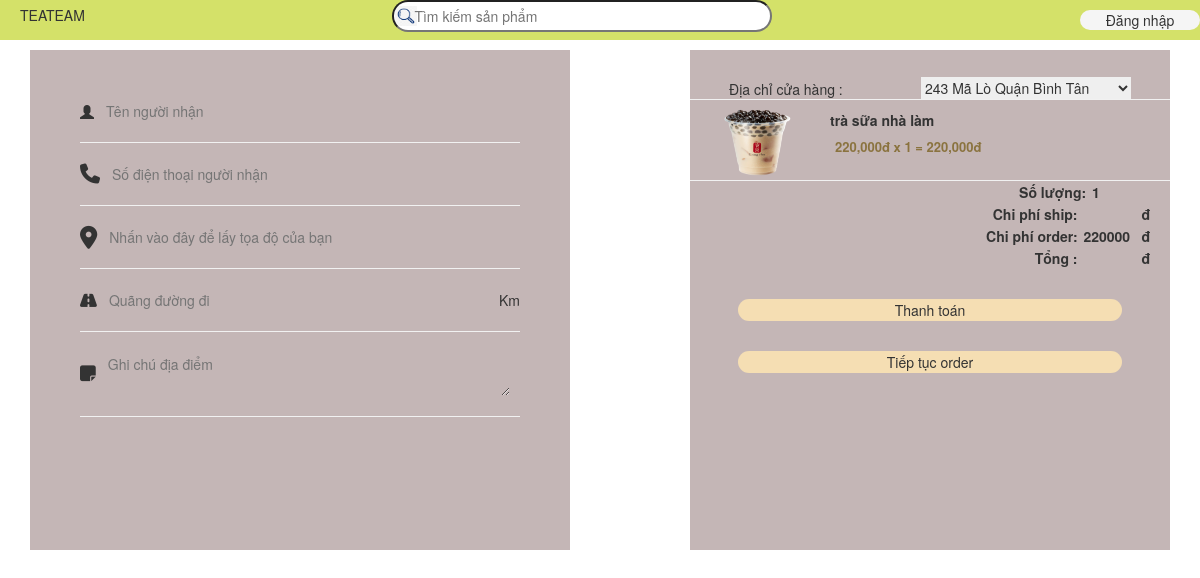
The app's page /pages/order/checkdon.php with its own data.
### tables this page shows
CREATE TABLE `datmon` (
  `id_datmon` int(11) NOT NULL,
  `tenmon` varchar(50) NOT NULL,
  `loaimon` varchar(50) NOT NULL,
  `toppingmon` varchar(100) NOT NULL,
  `soluongmon` int(10) NOT NULL,
  `giamon` int(10) NOT NULL,
  `giagoc` int(10) NOT NULL,
  `hinhanhdatmon` varchar(100) NOT NULL
);

### pages/order/checkdon.php (the view, shortened to what this page needs)
<html>
<head>
<link rel="stylesheet" type ="text/css" href="style1.css">
<link rel="stylesheet"href="https://maxcdn.bootstrapcdn.com/bootstrap/3.3.7/css/bootstrap.min.css">
<link rel="stylesheet" href="https://cdnjs.cloudflare.com/ajax/libs/font-awesome/4.7.0/css/font-awesome.min.css">
</head>
<header class="sroll" >
		<div class="icon" onclick="location.href='../trangchu.php';"> <p>TEATEAM</p></div>
		<div class="find">
			<form action="order.php" method="GET">
			<input type="text" name="find" placeholder="Tìm kiếm sản phẩm" class="find-c">
				</form>
		</div>
		<?php
		if (isset($_SESSION['hoten'])){
		 ?>
		 <form action="thoat.php" method="POST">
		 <p class="">
		 	<?php
		echo "Xin chao " ?><i class='fas fa-address-book' style='font-size:24px'></i> <a href="thongtintaikhoan.php" ><?php echo $_SESSION['hoten'] ?> </a>
				<button type="submit" name="xoa" onclick="dangxuat()" class="button">Log out</button>
			</p>
		</form>
			<?php
					}
		else { ?>
		<div class="login1"  id="sub">
			Đăng nhập
</div>
	<?php } ?>
</header>
<body>
</body>
    <form method="POST">
	<div class="form-end">
		<div class="form-donhang">
			<div class="input-form">
				<i class="glyphicon glyphicon-user"></i><input type="text" name="" class="input-bill" placeholder="Tên người nhận" id="tennguoinhan">
			</div>
			<div class="input-form">
				<i class="fa fa-phone" style="font-size:20px"></i><input type="text" name="" class="input-bill" placeholder="Số điện thoại người nhận" id="sdtnguoinhan">
			</div>
  <div class="input-form">
  	<i class="fa fa-map-marker" style="font-size:23px"></i><input id="geo2" name="geo2" class="input-bill" onclick="getLocation()" type="text" placeholder="Nhấn vào đây để lấy tọa độ của bạn">
  </div>
  	<div class="input-form">
		<i class="fa fa-road" style="font-size:15px"></i><input type="text" id="dis" class="input-bill" placeholder="Quãng đường đi">Km
		</div>
		<div class="input-form">
			<i class="fa fa-sticky-note" style="font-size:18px"></i><textarea id="test" class="input-bill" placeholder="Ghi chú địa điểm"></textarea>
		</div>
	</div>
	<div class="bill-donhang">
			<div class="cuahang" >
				<div class="textcuahang">
					Địa chỉ cửa hàng :
				</div>
				<div class="choncuahang">
					 <select id="mySelect" class="form-select" onclick="myFunction()">
								<option>243 Mã Lò Quận Bình Tân</option>
   								 </select>
				</div>
			</div>
      <?php
        include "connect.php";
    $sql_lietke= "SELECT * FROM datmon ";
    $query_lietke= mysqli_query($mysqli,$sql_lietke);
    $soluong=0;
    $giatien=0;
while($row=mysqli_fetch_array($query_lietke))
{
$soluong+=$row['soluongmon'];
$giatien+=$row['giamon'];
      ?>
			<div class="thongke-order">
				  <div class="productorder">
            <div class="hinhanh-product">
         <img src="../../admincp/modules/quanlysanpham/hinhanh/<?php echo $row['hinhanhdatmon'] ?>">
            </div>
            <div class="thongtin-product">
               <div class="ten-product"> <?php echo $row['tenmon'] ?></div>
                <div class="gia-product"> <?php echo number_format($row['giagoc']); echo "đ  x  "; echo $row['soluongmon']; echo "  =  "; echo number_format($row['giamon']); echo "đ";  ?> </div>
            </div>
          </div>
			</div>
			<div>
<?php }?>
      <div  class="thongke-tien">
            <div class="thongke-gia">
                     Số lượng: <input type="text" name="soluong" id="soluong" value="<?php echo $soluong ?>" class="input-ship">
            </div>
              <div class="thongke-gia">
                     Chi phí ship: <input type="text" name="ship" id="ship" value="" class="input-ship">đ
         </div>
           <div class="thongke-gia">
           Chi phí order: <input type="text" name="order" id="order" value="<?php echo $giatien ?>" class="input-ship">đ
            </div>
  <div class="thongke-gia">
            Tổng :  <input type="text" name="tongtien" id="tongtien" value="" class="input-ship">đ
            </div>
      	</div>
        <div class="btn-end">
          <input type="button" name="submitend" id="submitend" value="Thanh toán">
          <input type="button" name="tieptucmua" id="tieptucmua" value="Tiếp tục order">
        </div>
			</div>
	</div>
	</div>
  </form>
</body>
</html>
</body>

### pages/order/style1.css (style rules this page uses)
body { font-family: Barlow; }
header.sroll { background-color: #d4e169; height: 40px; display: flex; flex-direction: row; justify-content: space-between; }
input.find-c { border-radius: 30px; width: 380px; background-image: url(../../img/icon-find.png); background-repeat: no-repeat; background-size: 22px 20px; background-position: 1px 4px; padding: 0 20px 0 20px; height: 32px; }
.icon { cursor: pointer; align-self: center; margin-left: 20px; }
.login1 { border: 1px ; text-align: center; align-self: center; width: 120px; border-radius: 20px; background: whitesmoke; cursor: pointer; }
.form-donhang { height: 500px; background-color: #c4b6b6; width: 45%; margin-left: 30px; margin-top: 10px; margin-right: 20px; padding: 30px; }
.bill-donhang { background-color: #c4b6b6; width: 40%; height: auto; margin-top: 10px; margin-left: 100px; }
.form-end { display: flex; }
.input-form { padding: 10px 0; margin: 0 20px; border-bottom: 1px solid #f1f1f1; display: flex; align-items: center; }
.input-bill { border: none; width: 100%; }
.input-bill { border: none; width: 100%; margin: 10px; background: left; outline: none; }
.cuahang { display: flex; justify-content: space-around; align-items: flex-end; height: 50px; border-bottom: 1px solid #f1f1f1; }
select#mySelect { border: none; outline: none; }
.hinhanh-product img { height: 80px; width: 120px; }
.hinhanh-product { padding-left: 10px; display: flex; align-items: center; }
.productorder { display: flex; flex-direction: row; border-bottom: 1px solid #f1f1f1; }
.thongtin-product { padding-left: 10px; padding: 10px; }
.ten-product { font-weight: bold; padding-bottom: 5px; }
.gia-product { font-size: 13px; padding-left: 5px; padding-top: 3px; font-weight: bold; color: #8a733f; }
.thongke-tien { display: flex; flex-direction: column; align-items: flex-end; padding-right: 20px; }
.thongke-gia { font-weight: bold; }
.input-ship { border: none; outline: none; background: left; width: 60px; }
input#submitend { width: 80%; border: 1px; border-radius: 30px; outline: none; background: wheat; display: flex; justify-content: space-around; margin: auto; }
input#tieptucmua { width: 80%; border: 1px; border-radius: 30px; outline: none; background: wheat; display: flex; justify-content: space-around; margin: auto; margin-top:30px; }
.btn-end { padding-top: 30px; display: flex; flex-direction: column; }

### records on screen
datmon: hinhanhdatmon (picture), tenmon "trà sữa nhà làm", giagoc "220,000", soluongmon "1", giamon "220,000"
